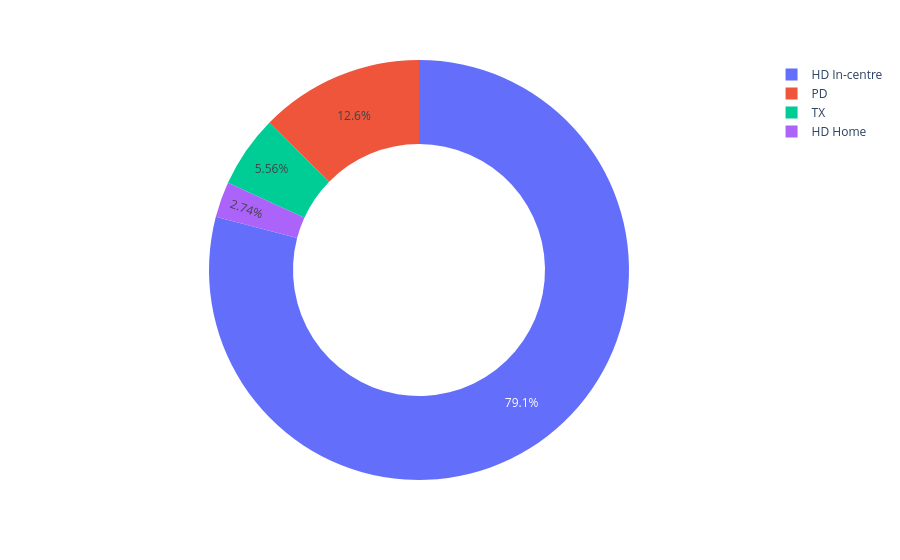

Write notebook code for a chart like this one.
### Code cell
from IPython.display import display, Markdown
import plotly.express as px


display(Markdown(output.all.prevalent_krt.metadata.description))
units = ", ".join(output.units.keys())

display(
    Markdown(
f"""
### Total Patient Population : {output.all.prevalent_krt.metadata.population_size}
### Satellite Units : {units}
"""
    )
)



all_patients = px.pie(
    names = output.all.prevalent_krt.data.x,
    values = output.all.prevalent_krt.data.y,
    hole=0.6,
)
all_patients.show()
#all_patients.show("png")

### Figure 1 — Plotly figure (JSON) as saved in the notebook; plotly's stock layout.template omitted (floating-point values rounded to 4 significant figures)
{"data": [{"domain": {"x": [0, 1], "y": [0, 1]}, "hole": 0.6, "hovertemplate": "label=%{label}<br>value=%{value}<extra></extra>", "labels": ["HD Home", "HD In-centre", "PD", "TX"], "legendgroup": "", "name": "", "showlegend": true, "type": "pie", "values": [36, 1039, 166, 73]}], "layout": {"legend": {"tracegroupgap": 0}, "margin": {"t": 60}}}
